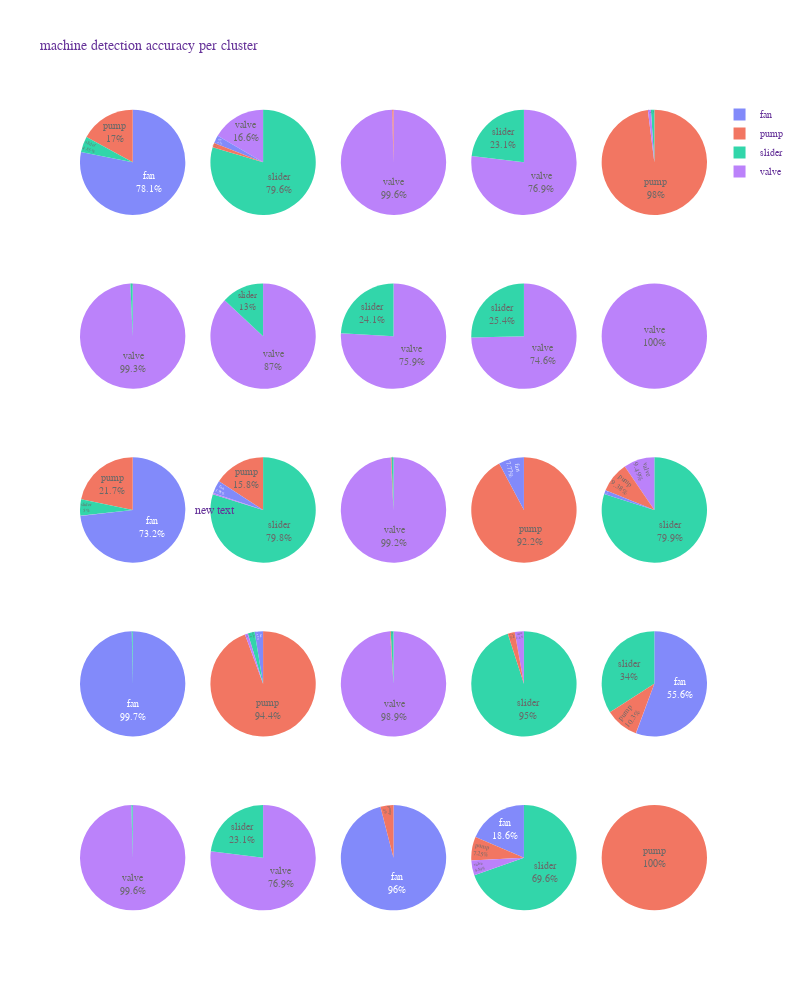

The cell this chart's notebook holds for it:
### Code cell
# Create subplots: use 'domain' type for Pie subplot
specs = [[{"type": "pie"}, {"type": "pie"}, {"type": "pie"}, {"type": "pie"}, {"type": "pie"}]] *5

fig = make_subplots(rows=5, cols=5, specs=specs)

row = 1
col = 1
for x in range(25):
    selected = metadata.loc[metadata['cluster'] == x]
    counts = selected['machine'].value_counts()
    values = counts.values.tolist()
    labels = counts.index.tolist()
    fig.add_trace(
        go.Pie(
            labels=labels, 
            values=values,
            opacity = 0.8),row, col)
    row+=1
    if row == 6:
        row=1
        col+=1
fig.update_traces(textposition='inside', textinfo='percent+label')
fig.update_layout(
    height=1000, 
    width=800, 
    title_text="machine detection accuracy per cluster",
    annotations=[dict(x=0.18, y=0.5, font_size=12, showarrow=False)],
    font=dict(
            family="Courier New, monospace",
            size=10,
            color="RebeccaPurple"
    ))

fig.show()

### Figure 1 — Plotly figure (JSON) as saved in the notebook; plotly's stock layout.template omitted (floating-point values rounded to 4 significant figures)
{"data": [{"domain": {"x": [0, 0.168], "y": [0.848, 1]}, "labels": ["fan", "pump", "slider"], "opacity": 0.8, "textinfo": "percent+label", "textposition": "inside", "type": "pie", "values": [1288, 281, 80]}, {"domain": {"x": [0, 0.168], "y": [0.636, 0.788]}, "labels": ["valve", "slider"], "opacity": 0.8, "textinfo": "percent+label", "textposition": "inside", "type": "pie", "values": [284, 2]}, {"domain": {"x": [0, 0.168], "y": [0.424, 0.576]}, "labels": ["fan", "pump", "slider", "valve"], "opacity": 0.8, "textinfo": "percent+label", "textposition": "inside", "type": "pie", "values": [775, 230, 53, 1]}, {"domain": {"x": [0, 0.168], "y": [0.212, 0.364]}, "labels": ["fan", "slider"], "opacity": 0.8, "textinfo": "percent+label", "textposition": "inside", "type": "pie", "values": [1129, 3]}, {"domain": {"x": [0, 0.168], "y": [0, 0.152]}, "labels": ["valve", "slider"], "opacity": 0.8, "textinfo": "percent+label", "textposition": "inside", "type": "pie", "values": [532, 2]}, {"domain": {"x": [0.208, 0.376], "y": [0.848, 1]}, "labels": ["slider", "valve", "fan", "pump"], "opacity": 0.8, "textinfo": "percent+label", "textposition": "inside", "type": "pie", "values": [754, 157, 23, 13]}, {"domain": {"x": [0.208, 0.376], "y": [0.636, 0.788]}, "labels": ["valve", "slider"], "opacity": 0.8, "textinfo": "percent+label", "textposition": "inside", "type": "pie", "values": [247, 37]}, {"domain": {"x": [0.208, 0.376], "y": [0.424, 0.576]}, "labels": ["slider", "pump", "fan", "valve"], "opacity": 0.8, "textinfo": "percent+label", "textposition": "inside", "type": "pie", "values": [565, 112, 28, 3]}, {"domain": {"x": [0.208, 0.376], "y": [0.212, 0.364]}, "labels": ["pump", "fan", "slider", "valve"], "opacity": 0.8, "textinfo": "percent+label", "textposition": "inside", "type": "pie", "values": [1892, 52, 42, 18]}, {"domain": {"x": [0.208, 0.376], "y": [0, 0.152]}, "labels": ["valve", "slider"], "opacity": 0.8, "textinfo": "percent+label", "textposition": "inside", "type": "pie", "values": [287, 86]}, {"domain": {"x": [0.416, 0.584], "y": [0.848, 1]}, "labels": ["valve", "pump"], "opacity": 0.8, "textinfo": "percent+label", "textposition": "inside", "type": "pie", "values": [262, 1]}, {"domain": {"x": [0.416, 0.584], "y": [0.636, 0.788]}, "labels": ["valve", "slider"], "opacity": 0.8, "textinfo": "percent+label", "textposition": "inside", "type": "pie", "values": [280, 89]}, {"domain": {"x": [0.416, 0.584], "y": [0.424, 0.576]}, "labels": ["valve", "slider", "pump"], "opacity": 0.8, "textinfo": "percent+label", "textposition": "inside", "type": "pie", "values": [468, 3, 1]}, {"domain": {"x": [0.416, 0.584], "y": [0.212, 0.364]}, "labels": ["valve", "slider", "pump"], "opacity": 0.8, "textinfo": "percent+label", "textposition": "inside", "type": "pie", "values": [459, 4, 1]}, {"domain": {"x": [0.416, 0.584], "y": [0, 0.152]}, "labels": ["fan", "pump"], "opacity": 0.8, "textinfo": "percent+label", "textposition": "inside", "type": "pie", "values": [1321, 55]}, {"domain": {"x": [0.624, 0.792], "y": [0.848, 1]}, "labels": ["valve", "slider"], "opacity": 0.8, "textinfo": "percent+label", "textposition": "inside", "type": "pie", "values": [273, 82]}, {"domain": {"x": [0.624, 0.792], "y": [0.636, 0.788]}, "labels": ["valve", "slider"], "opacity": 0.8, "textinfo": "percent+label", "textposition": "inside", "type": "pie", "values": [302, 103]}, {"domain": {"x": [0.624, 0.792], "y": [0.424, 0.576]}, "labels": ["pump", "fan"], "opacity": 0.8, "textinfo": "percent+label", "textposition": "inside", "type": "pie", "values": [439, 37]}, {"domain": {"x": [0.624, 0.792], "y": [0.212, 0.364]}, "labels": ["slider", "valve", "pump"], "opacity": 0.8, "textinfo": "percent+label", "textposition": "inside", "type": "pie", "values": [441, 13, 10]}, {"domain": {"x": [0.624, 0.792], "y": [0, 0.152]}, "labels": ["slider", "fan", "pump", "valve"], "opacity": 0.8, "textinfo": "percent+label", "textposition": "inside", "type": "pie", "values": [576, 154, 60, 38]}, {"domain": {"x": [0.832, 1], "y": [0.848, 1]}, "labels": ["pump", "slider", "valve"], "opacity": 0.8, "textinfo": "percent+label", "textposition": "inside", "type": "pie", "values": [749, 8, 7]}, {"domain": {"x": [0.832, 1], "y": [0.636, 0.788]}, "labels": ["valve"], "opacity": 0.8, "textinfo": "percent+label", "textposition": "inside", "type": "pie", "values": [453]}, {"domain": {"x": [0.832, 1], "y": [0.424, 0.576]}, "labels": ["slider", "valve", "pump", "fan"], "opacity": 0.8, "textinfo": "percent+label", "textposition": "inside", "type": "pie", "values": [716, 85, 84, 11]}, {"domain": {"x": [0.832, 1], "y": [0.212, 0.364]}, "labels": ["fan", "slider", "pump", "valve"], "opacity": 0.8, "textinfo": "percent+label", "textposition": "inside", "type": "pie", "values": [732, 448, 135, 1]}, {"domain": {"x": [0.832, 1], "y": [0, 0.152]}, "labels": ["pump"], "opacity": 0.8, "textinfo": "percent+label", "textposition": "inside", "type": "pie", "values": [142]}], "layout": {"annotations": [{"font": {"size": 12}, "showarrow": false, "x": 0.18, "y": 0.5}], "font": {"color": "RebeccaPurple", "family": "Courier New, monospace", "size": 10}, "height": 1000, "title": {"text": "machine detection accuracy per cluster"}, "width": 800}}
